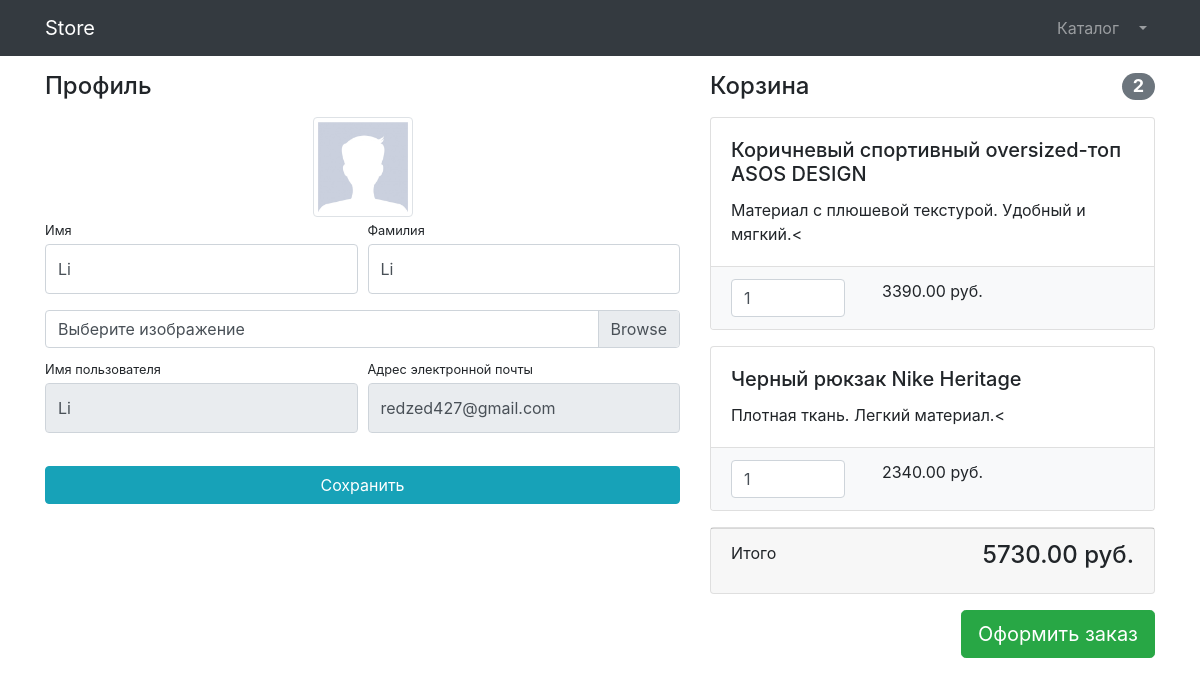
Page /users/profile//27/ (signed in) on the committed database.
### users/models.py (models this page shows)
class User(AbstractUser):
    image = models.ImageField(upload_to='users_images', null=True, blank=True)
    is_verified_email = models.BooleanField(default=False)

### products/models.py (models this page shows, shortened)
class Basket(models.Model):
    user = models.ForeignKey(to=User, on_delete=models.CASCADE)
    product = models.ForeignKey(to=Product, on_delete=models.CASCADE)
    quantity = models.PositiveSmallIntegerField(default=0)
    created_timestamp = models.DateTimeField(auto_now_add=True)
    objects = BasketQuerySet.as_manager()
    def sum(self):
        return self.product.price * self.quantity

class Product(models.Model):
    name = models.CharField(max_length=256)
    description = models.TextField()
    price = models.DecimalField(max_digits=10, decimal_places=2)
    quantity = models.PositiveIntegerField(default=0)
    image = models.ImageField(upload_to='products_images')
    category = models.ForeignKey(to=ProductCategory, on_delete=models.CASCADE)
    class Meta:
        verbose_name = 'product'
        verbose_name_plural = 'products'

### users/views.py (the view, shortened to what this page needs)
# urls.py: path('profile//<int:pk>/', login_required(UserProfileView.as_view()), name='profile'),
class UserProfileView(TitleMixin, UpdateView):
    model = User
    form_class = UserProfileForm
    template_name = 'users/profile.html'
    title = 'Store - Personal Area'

### users/forms.py
class UserProfileForm(UserChangeForm):
    first_name = forms.CharField(widget=forms.TextInput(attrs={
        'class': 'form-control py-4'}))
    last_name = forms.CharField(widget=forms.TextInput(attrs={
        'class': 'form-control py-4'}))
    image = forms.ImageField(widget=forms.FileInput(attrs={
        'class': 'custom-file-input'}), required=False)
    username = forms.CharField(widget=forms.TextInput(attrs={
        'class': 'form-control py-4', 'readonly': True}))
    email = forms.CharField(widget=forms.TextInput(attrs={
        'class': 'form-control py-4', 'readonly': True}))
    class Meta:
        model = User
        fields = ('first_name', 'last_name', 'image', 'username', 'email')

### common/views.py (called while the page is built)
    def get_context_data(self, **kwargs):
        context = super(TitleMixin, self).get_context_data(**kwargs)
        context['title'] = self.title
        return context

### products/context_processors.py (called while the page is built)
def baskets(request):
    user = request.user
    return {'baskets': Basket.objects.filter(user=user) if user.is_authenticated else []}

### products/models.py (called while the page is built)
    def total_sum(self):
        return sum(basket.sum() for basket in self)

    def total_quantity(self):
        return sum(basket.quantity for basket in self)

### users/templates/users/profile.html (shortened to what this page needs)
{% extends 'products/base.html' %}
{% load  static %}
{% block css %}
    <link href="{% static 'vendor/css/profile.css' %}" rel="stylesheet">
{% endblock %}
{% block content %}
    <div class="container">
        <div class="row">
            <div class="col-lg-7">
                <h4 class="mt-3 mb-3">Профиль</h4>
                <div class="col-lg-12 text-center">
                    <img width="100" height="100"
                         src="{% if user.image %} {{ user.image.url }} {% else %} {% static 'vendor/img/users/default_avatar.jpg' %}
                         {% endif %}"
                         class="img-thumbnail">
                </div>
                <form action="{% url 'users:profile' user.id %}" method="post" enctype="multipart/form-data">
                    <div class="form-row">
                        <div class="col-lg-6">
                            <div class="form-group">
                                <label class="small mb-1" for="{{ form.first_name.id_for_label }}">
                                    Имя
                                </label>
                                {{ form.first_name }}
                            </div>
                        </div>
                        <div class="col-lg-6">
                            <div class="form-group">
                                <label class="small mb-1" for="{{ form.last_name.id_for_label }}">
                                    Фамилия
                                </label>
                                {{ form.last_name }}
                            </div>
                        </div>
                    </div>
                    <div class="form-row mb-2">
                        <div class="col-lg-12">
                            <div class="custom-file">
                                <label class="custom-file-label" for="{{ form.image.id_for_label }}">
                                    Выберите изображение
                                </label>
                            </div>
                        </div>
                    </div>
                    <div class="form-row">
                        <div class="col-lg-6">
                            <label class="small mb-1" for="{{ form.username.id_for_label }}">
                                Имя пользователя
                            </label>
                            {{ form.username }}
                        </div>
                        <div class="col-lg-6">
                            <label class="small mb-1" for="{{ form.email.id_for_label }}">
                                Адрес электронной почты
                            </label>
                            {{ form.email }}
                        </div>
                    </div>
                    <div class="form-row">
                        <div class="col-lg-12" style="margin-top: 33px;">
                            <input class="btn btn-info btn-block" type="submit" value="Сохранить">
                        </div>
                    </div>
                </form>
            </div>
            <div class="col-lg-5">
                {% include 'products/baskets.html' %}
            </div>
    </div>
</div>
{% endblock %}

### products/templates/products/baskets.html (shortened to what this page needs)
{% if baskets %}
    <h4 class="mt-3 mb-3 d-flex justify-content-between align-items-center mb-3">
                        Корзина <span class="badge badge-secondary badge-pill">{{ baskets.total_quantity }}</span>
                    </h4>
                    {% for basket in baskets %}
                    <div class="card mb-3">
                        <div class="card-body">
                            <h5 class="card-title">{{ basket.product.name }}</h5>
                            <p class="card-text">{{ basket.product.description }}<</p>
                        </div>
                        <ul class="list-group list-group-flush">
                            <li class="list-group-item bg-light">
                                <div class="row text-center">
                                    <div class="col-lg-4">
                                        <input name="basketID" type="number" class="form-control"
                                               value="{{ basket.quantity }}" min="0">
                                    </div>
                                    <div class="col-lg-4">{{ basket.sum }} руб.</div>
                                    <div class="col-lg-4">
                                    </div>
                                </div>
                            </li>
                        </ul>
                    </div>
                    {% endfor %}
                    <div class="card mb-3">
                        <div class="card-footer">
                            <p class="float-left">Итого</p>
                            <h4 class="float-right">{{ baskets.total_sum }} руб.</h4>
                        </div>
                    </div>
                    <a class="btn btn-success btn-lg float-right" href="../orders/order-create.html">
                        Оформить заказ
                    </a>
{% else %}
    <h4 class="mt-3 mb-3 text-center">
                        Корзина пустая
                    </h4>
{% endif %}

### rows in the picture
User: first_name "Li", last_name "Li", username "Li", email "redzed427@gmail.com"
Basket: total_quantity "2", product.name "Коричневый спортивный oversized-топ ASOS DESIGN", product.description "Материал с плюшевой текстурой. Удобный и мягкий.", basketID "1", sum "3390.00", total_sum "5730.00"
Basket: product.name "Черный рюкзак Nike Heritage", product.description "Плотная ткань. Легкий материал.", basketID "1", sum "2340.00"
